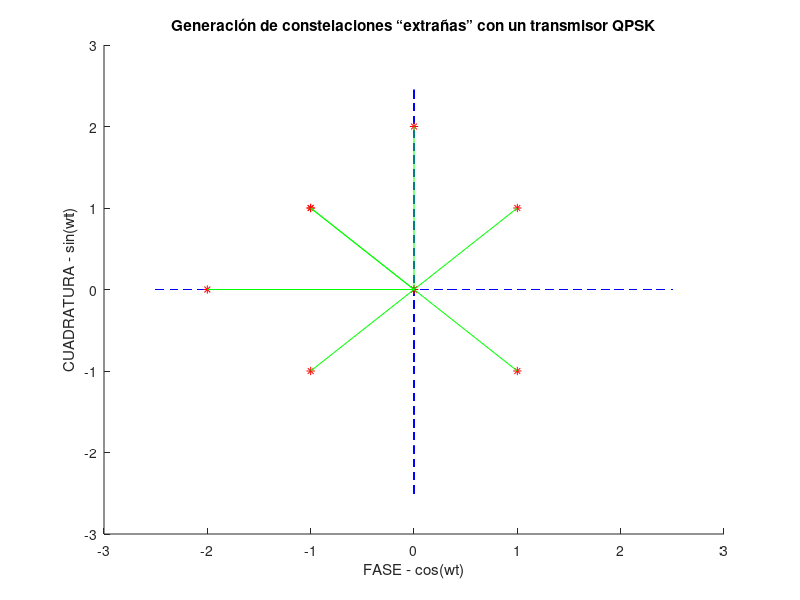

Write the MATLAB code that produced this figure.
% Formato grafica y ejes
hold on
x = linspace(-2.5,2.5);
plot(x, zeros(100), 'b--')
plot(zeros(100), x, 'b--')
title('Generación de constelaciones “extrañas” con un transmisor QPSK')
xlabel('FASE - cos(wt)') 
ylabel('CUADRATURA - sin(wt)')

% Lo importante
volts = [ 0 pi/2 pi ];
cons = []; % la constelacion
senos = []; % contribuciones en cuadratura
cosenos = []; % contribuciones en fase

% calculo en el plano complejo los posibles desfases para el coseno y el
% seno
for V = volts
    cosenos = [cosenos exp(1i*V)];
    senos = [senos exp(1i*(V+pi/2))];
end

% formo la constelacion
for seno = senos
    for coseno = cosenos
        cons = [cons coseno + seno];
    end
end

% grafico
plot(real(cons), imag(cons), 'r*')   % plot simbolos
for simb = cons
    plot(real([0 simb]), imag([0 simb]), 'g')   % plot vectores
end

